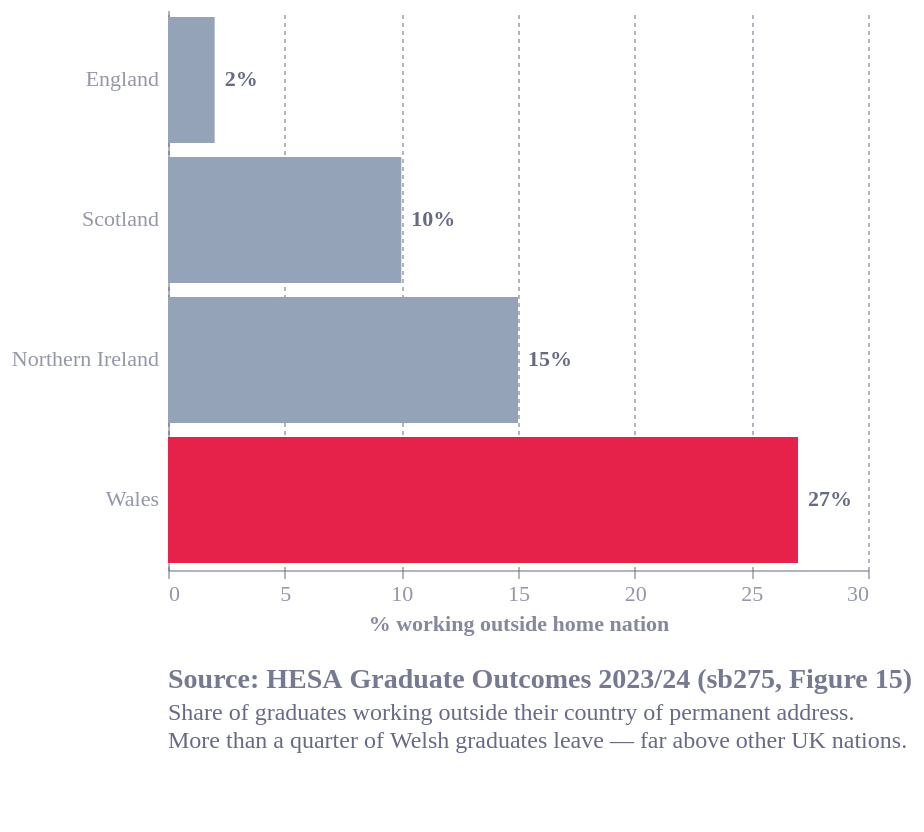

Vega-Lite specification for this chart:
### Vega-Lite specification from a JSON file in a GitHub repository (floating-point values rounded to 4 significant figures)
{"config": {"font": "Circular Std", "text": {"color": "#676A86", "align": "left", "baseline": "middle", "dx": 7, "dy": 0, "fontSize": 11}, "view": {"stroke": null, "continuousWidth": 400, "continuousHeight": 300, "discreteWidth": 400, "discreteHeight": 300}, "range": {"category": ["#36B7B4", "#E6224B", "#F4C245", "#0063AF", "#00A767", "#179FDB", "#EB5C2E"], "diverging": ["#E6224B", "#E54753", "#C9C9C9", "#179FDB", "#122B39"], "heatmap": ["#C9C9C9", "#179FDB", "#0063AF", "#122B39"], "ordinal": ["#00A767", "#36B7B4", "#179FDB", "#0063AF", "#243B5A"]}, "bar": {"color": "#179fdb"}, "line": {"color": "#e6224b"}, "rule": {"color": "#676A86"}, "area": {"opacity": 0.3}, "point": {"filled": true, "size": 80, "color": "#e6224b", "opacity": 0.95}, "geoshape": {"stroke": "white", "strokeWidth": 0.3}, "rect": {"fill": "#d6d4d4", "opacity": 0.3}, "axis": {"labelColor": "#676A86", "labelFontSize": 11, "labelFont": "Circular Std", "labelOpacity": 0.7, "tickColor": "#676A86", "tickOpacity": 0.5, "domainColor": "#676A86", "domainOpacity": 0.5, "gridColor": "#676A86", "gridDash": [2, 2], "gridOpacity": 0.5, "title": null, "titleColor": "#676A86", "titleOpacity": 0.8, "tickSize": 4}, "axisXDiscrete": {"grid": false, "labelAngle": 0, "tickCount": 10, "tickOpacity": 0.5, "title": null}, "axisYDiscrete": {"ticks": false, "labelPadding": 5}, "axisXTemporal": {"grid": false, "ticks": true}, "axisXQuantitative": {"grid": true}, "axisYQuantitative": {"gridColor": "#676A86", "gridDash": [1, 5], "gridOpacity": 0.5, "ticks": false, "labelPadding": 5, "tickCount": 8, "titleAngle": 0, "titleAlign": "left", "titleBaseline": "bottom", "titleX": 0, "titleY": -5}, "title": {"color": "#676A86E6", "subtitleColor": "#676A86", "font": "Circular Std", "subtitleFont": "Circular Std", "anchor": "start", "fontSize": 14, "subtitleFontSize": 12, "subtitlePadding": 4, "offset": 0, "frame": "group"}, "legend": {"titleColor": "#122b39", "title": null, "labelColor": "#122b39", "labelFontSize": 11}}, "layer": [{"mark": {"type": "bar"}, "encoding": {"color": {"field": "hl", "legend": null, "scale": {"domain": [true, false], "range": ["#E6224B", "#94a3b8"]}, "type": "nominal"}, "x": {"field": "pct", "scale": {"domain": [0, 30]}, "title": "% working outside home nation", "type": "quantitative"}, "y": {"field": "nation", "scale": {"domain": ["England", "Scotland", "Northern Ireland", "Wales"]}, "title": null, "type": "nominal"}}}, {"mark": {"type": "text", "align": "left", "dx": 5, "fontWeight": "bold"}, "encoding": {"text": {"field": "label", "type": "nominal"}, "x": {"field": "pct", "scale": {"domain": [0, 30]}, "title": "% working outside home nation", "type": "quantitative"}, "y": {"field": "nation", "scale": {"domain": ["England", "Scotland", "Northern Ireland", "Wales"]}, "title": null, "type": "nominal"}}}], "data": {"name": "data-2ec0b08a9ac9f760d9427add5eea9fb9"}, "height": 280, "padding": {"bottom": 40, "left": 5, "right": 5, "top": 5}, "title": {"text": "Source: HESA Graduate Outcomes 2023/24 (sb275, Figure 15)", "anchor": "start", "dy": 12, "orient": "bottom", "subtitle": ["Share of graduates working outside their country of permanent address.", "More than a quarter of Welsh graduates leave — far above other UK nations."]}, "width": 350, "$schema": "https://vega.github.io/schema/vega-lite/v6.4.1.json", "datasets": {"data-2ec0b08a9ac9f760d9427add5eea9fb9": [{"nation": "Wales", "pct": 27, "hl": true, "label": "27%"}, {"nation": "Northern Ireland", "pct": 15, "hl": false, "label": "15%"}, {"nation": "Scotland", "pct": 10, "hl": false, "label": "10%"}, {"nation": "England", "pct": 2, "hl": false, "label": "2%"}]}}
